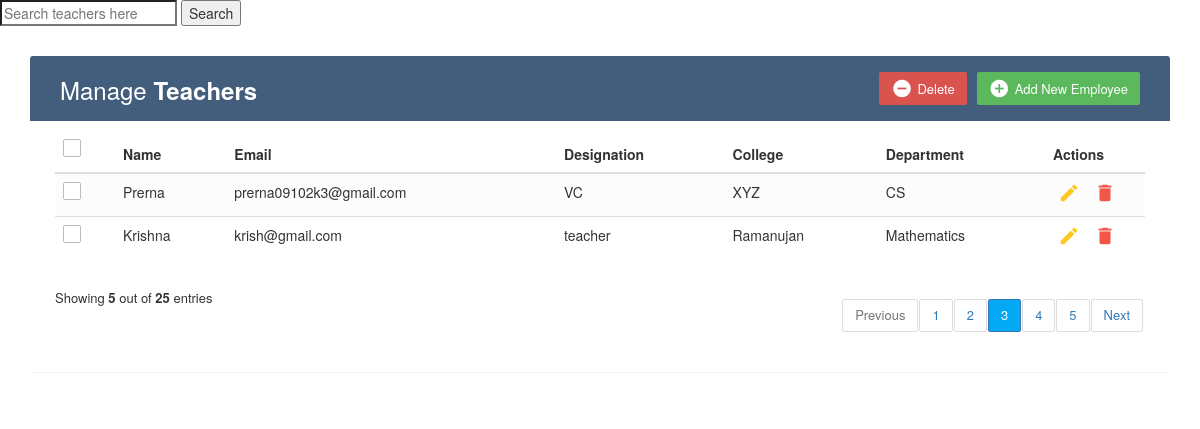
The app's page /show_teachers with its own data.
### account/models.py (models this page shows)
class Database(models.Model):
    EmpID = models.IntegerField(max_length=25)
    username = models.CharField(max_length=30)
    email = models.EmailField(max_length=50)
    college = models.CharField(max_length=50)
    subject = models.CharField(max_length=30)
    designation = models.CharField(max_length=40)

### account/views.py (the view)
# urls.py: path("show_teachers",views.show_teachers, name = "show_teachers"),
def show_teachers(request):
    context = {
        "all_data" : Database.objects.all(),
    }
    return render(request,"show_teachers.html",context = context)

### templates/show_teachers.html (shortened to what this page needs)
<!DOCTYPE html>
<html lang="en">
<head>
<link rel="stylesheet" href="https://maxcdn.bootstrapcdn.com/font-awesome/4.7.0/css/font-awesome.min.css">
<link rel="stylesheet" href="https://maxcdn.bootstrapcdn.com/bootstrap/3.3.7/css/bootstrap.min.css">
  <body>
    <form action = "{% url 'search_teachers'%}" method = "POST">
        <input type = "search" name = "search_t" placeholder = "Search teachers here">
        <button type = "submit">Search</button>
    </form>
    <div class="container">
        <div class="table-wrapper">
            <div class="table-title">
                <div class="row">
                    <div class="col-sm-6">
						<h2>Manage <b> Teachers</b></h2>
					</div>
					<div class="col-sm-6">
						<a href="#addEmployeeModal" class="btn btn-success" data-toggle="modal"><i class="material-icons">&#xE147;</i> <span>Add New Employee</span></a>
						<a href="#deleteEmployeeModal" class="btn btn-danger" data-toggle="modal"><i class="material-icons">&#xE15C;</i> <span>Delete</span></a>
					</div>
                </div>
            </div>
            <table class="table table-striped table-hover">
                <thead>
                    <tr>
						<th>
							<span class="custom-checkbox">
								<label for="selectAll"></label>
							</span>
						</th>
                        <th>Name</th>
                        <th>Email</th>
						<th>Designation</th>
						<th>College</th>
						<th>Department</th>
                        <th>Actions</th>
                    </tr>
                </thead>
                <tbody>
                    {% if all_data.count %}
                    {% for data in all_data%}
                    <tr>
						<td>
							<span class="custom-checkbox">
								<label for="checkbox1"></label>
							</span>
						</td>
                        <td>{{data.username}}</td>
                        <td>{{data.email}}</td>
						<td>{{data.designation}}</td>
                        <td>{{data.college}}</td>
                        <td>{{data.subject}}</td>
                        <td>
                            <a href="#editEmployeeModal-{{forloop.counter}}" class="edit" data-toggle="modal"><i class="material-icons" data-toggle="tooltip" title="Edit">&#xE254;</i></a>
                            <a href="#deleteEmployeeModal-{{forloop.counter}}" class="delete" data-toggle="modal"><i class="material-icons" data-toggle="tooltip" title="Delete">&#xE872;</i></a>
                        </td>
                    </tr>
                    {% endfor %}
                    {%else%}
                    <h3>No Related data found</h3>
                    {% endif %}
                </tbody>
            </table>
			<div class="clearfix">
                <div class="hint-text">Showing <b>5</b> out of <b>25</b> entries</div>
                <ul class="pagination">
                    <li class="page-item disabled"><a href="#">Previous</a></li>
                    <li class="page-item"><a href="#" class="page-link">1</a></li>
                    <li class="page-item"><a href="#" class="page-link">2</a></li>
                    <li class="page-item active"><a href="#" class="page-link">3</a></li>
                    <li class="page-item"><a href="#" class="page-link">4</a></li>
                    <li class="page-item"><a href="#" class="page-link">5</a></li>
                    <li class="page-item"><a href="#" class="page-link">Next</a></li>
                </ul>
            </div>
        </div>
    </div>
</body>
</html>

### templates/show_teachers.html (style rules this page uses)
body { color: #566787; background: #f5f5f5; font-family: 'Varela Round', sans-serif; font-size: 13px; }
.table-wrapper { background: #fff; padding: 20px 25px; margin: 30px 0; border-radius: 3px; box-shadow: 0 1px 1px rgba(0,0,0,.05); }
.table-title { padding-bottom: 15px; background: #435d7d; color: #fff; padding: 16px 30px; margin: -20px -25px 10px; border-radius: 3px 3px 0 0; }
.table-title h2 { margin: 5px 0 0; font-size: 24px; }
.table-title .btn { color: #fff; float: right; font-size: 13px; border: none; min-width: 50px; border-radius: 2px; border: none; outline: none !important; margin-left: 10px; }
.table-title .btn i { float: left; font-size: 21px; margin-right: 5px; }
.table-title .btn span { float: left; margin-top: 2px; }
table.table tr th, table.table tr td { border-color: #e9e9e9; padding: 12px 15px; vertical-align: middle; }
table.table tr th:first-child { width: 60px; }
table.table tr th:last-child { width: 100px; }
table.table-striped tbody tr:nth-of-type(odd) { background-color: #fcfcfc; }
table.table td:last-child i { opacity: 0.9; font-size: 22px; margin: 0 5px; }
table.table td a { font-weight: bold; color: #566787; display: inline-block; text-decoration: none; outline: none !important; }
table.table td a.edit { color: #FFC107; }
table.table td a.delete { color: #F44336; }
table.table td i { font-size: 19px; }
.pagination { float: right; margin: 0 0 5px; }
.pagination li a { border: none; font-size: 13px; min-width: 30px; min-height: 30px; color: #999; margin: 0 2px; line-height: 30px; border-radius: 2px !important; text-align: center; padding: 0 6px; }
.pagination li.active a, .pagination li.active a.page-link { background: #03A9F4; }
.hint-text { float: left; margin-top: 10px; font-size: 13px; }
.custom-checkbox { position: relative; }
.custom-checkbox label:before { width: 18px; height: 18px; }
.custom-checkbox label:before { content: ''; margin-right: 10px; display: inline-block; vertical-align: text-top; background: white; border: 1px solid #bbb; border-radius: 2px; box-sizing: border-box; z-index: 2; }

### records on screen
Database: username "Prerna", email "prerna09102k3@gmail.com", designation "VC", college "XYZ", subject "CS"
Database: username "Krishna", email "krish@gmail.com", designation "teacher", college "Ramanujan", subject "Mathematics"
